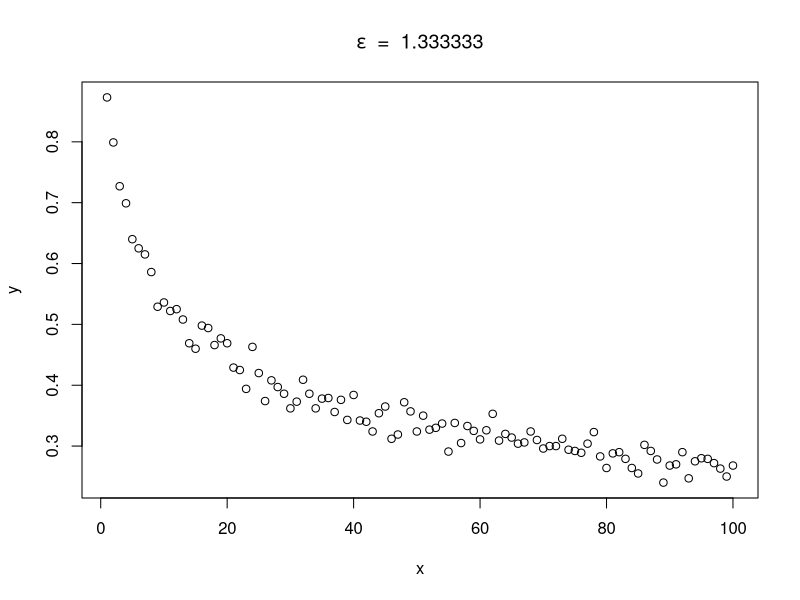
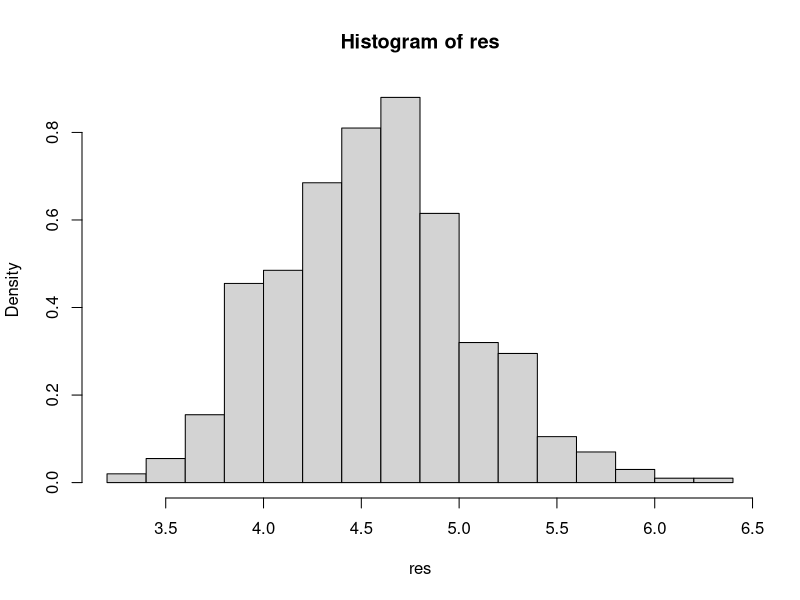

Write R code to recreate these figures, in order.
############
# Partie 3 #
############

# q3.2

q3 <- function(n, e) {
  m = 1000
  p = 0.1789
  l = numeric(m)
  for (i in 1:m)
  {
    l[i] = sum(rgeom(n, p))
  }
  c = 0
  for (i in 1:m)
  {
    if ((abs(l[i] / n - 1 / p) >= e))
    {
      c = c + 1
    }
  }
  return (c/m)
}

x = seq(1, 100)
y = x
e = 1.333333
for (i in seq(1, 100))
{
  y[i] = q3(x[i], e)
}
plot(x, y)
title(main = expression(epsilon ~ " = " ~ 1.333333))

# q3.3
simu <- function(n)
{
  m = 1000
  p = 0.1789
  l = numeric(m)
  for (i in 1:m)
  {
    l[i] = mean(rgeom(n, p))
  }
  return (l)
}
res = simu(100)
xx <- seq(1,1000)
hist(res, proba=T)
normali = dnorm(xx)
for(i in 1:length(normali)) {
    normali[i] = normali[i] + 5
}
lines(xx,normali,col="red")
